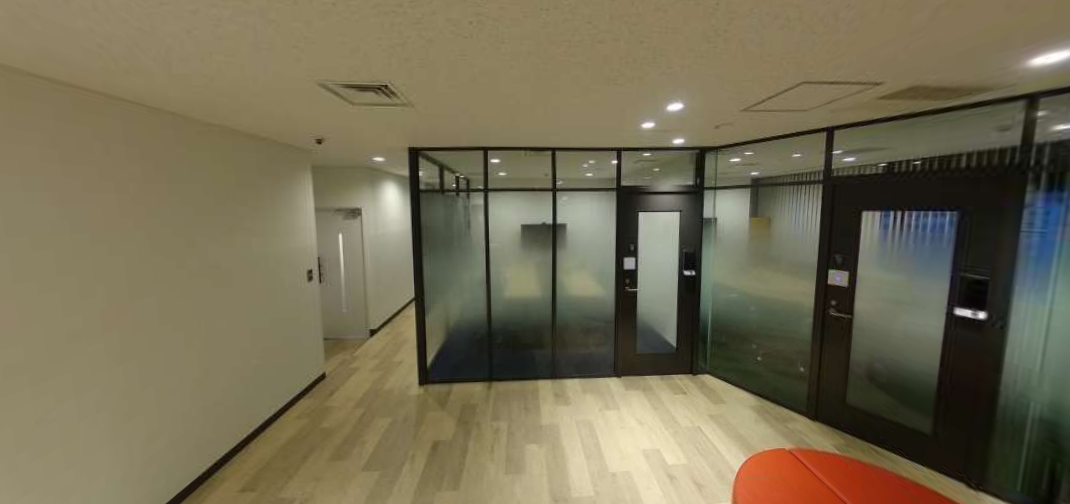
#> input picture saize/img/image4.png, 1070 x 504 px
$ python find_homo.py
#> lines starting #> are read from the running program, lines starting #| are printed output that depends on the picture; after the words box and inside, x2 and y2 are one past the last pixel; in counts of white or black regions, pixels touching at a corner belong together
### saize/utlis/clahe.py
import cv2
import numpy as np
from matplotlib import pyplot as plt

def apply_clahe_and_plot(image1, image2, clip_limit=4.0, tile_grid_size=(8, 8)):
    # CLAHEの作成
    clahe = cv2.createCLAHE(clipLimit=clip_limit, tileGridSize=tile_grid_size)

    # CLAHEを適用
    result1 = clahe.apply(image1)
    result2 = clahe.apply(image2)

    # [27 lines of commented-out code are left out]

    return result1, result2

### saize/utlis/show_image.py
import matplotlib.pyplot as plt
import cv2

def show_2Img(image1, image2, title):
    # 画像を表示
    plt.figure(figsize=(10, 5))

    # 画像1
    plt.subplot(1, 2, 1)
    plt.imshow(image1, cmap='gray')
    plt.title(f'{title} 1')
    plt.axis('off')

    # 画像2
    plt.subplot(1, 2, 2)
    plt.imshow(image2, cmap='gray')
    plt.title(f'{title} 2')
    plt.axis('off')

    plt.tight_layout()
    plt.show()

def show_1Img(image):
    cv2.imshow('image', image)
    cv2.waitKey(0)
    cv2.destroyAllWindows()

### saize/find_homo.py
import numpy as np
import cv2
from matplotlib import pyplot as plt
from utlis.show_image import show_1Img, show_2Img
from utlis.clahe import apply_clahe_and_plot

# ここではグレースケールにした画像から特徴量抽出をしている
# そのほかのエッジ検出などはしていない
# 透視変換後に


MIN_MATCH_COUNT = 10

# 画像を読み込む
image1 = cv2.imread(r'img/image4.png')
#> image1 is the input picture: shape (504, 1070, 3); mean B, G, R 83.7, 108.6, 116.6
image2 = cv2.imread(r'img/image3.png')
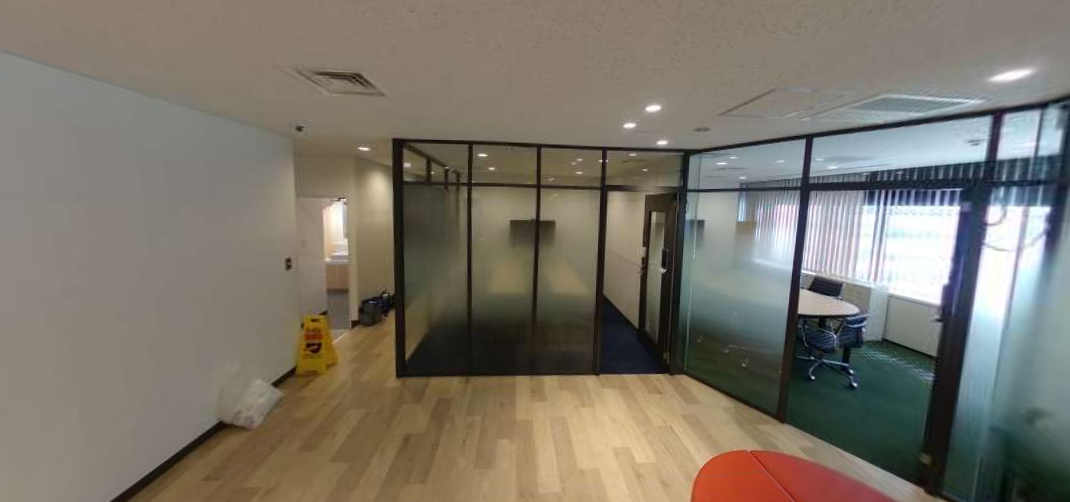
#> input picture saize/img/image3.png, 1070 x 502 px
#> image2 is the input picture: shape (502, 1070, 3); mean B, G, R 105.8, 117.3, 123.5

# リサイズ
h_1, w_1, _= image1.shape
#> h_1 = 504; w_1 = 1070
h_2, w_2, _= image2.shape
#> h_2 = 502; w_2 = 1070

# 縦、横サイズ、それぞれ小さい方を見つける
h_min = min(h_1, h_2)
#> h_min = 502
w_min = min(w_1, w_2)
#> w_min = 1070
image1 = image1[0:h_min, 0:w_min]
#> image1: shape (502, 1070, 3)
image2 = image2[0:h_min, 0:w_min]

# グレースケールに変換
img1 = cv2.cvtColor(image1, cv2.COLOR_BGR2GRAY)
img2 = cv2.cvtColor(image2, cv2.COLOR_BGR2GRAY)

# claheで明るさを揃える
img1_clahe , img2_clahe = apply_clahe_and_plot(img1, img2)
#> in apply_clahe_and_plot, `result1 = clahe.apply(image1)`:
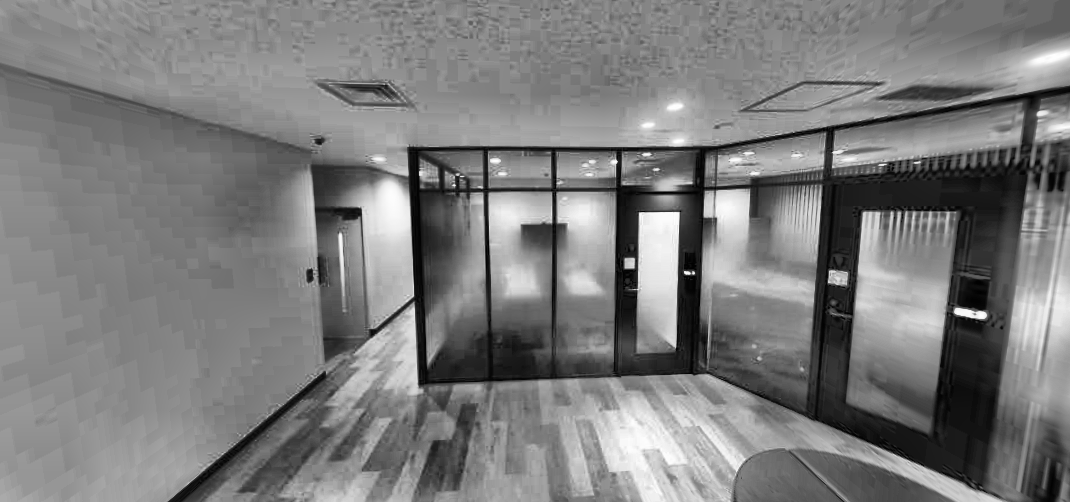
#> result1: shape (502, 1070); min 0, max 255, mean 124
#> in apply_clahe_and_plot, `result2 = clahe.apply(image2)`:
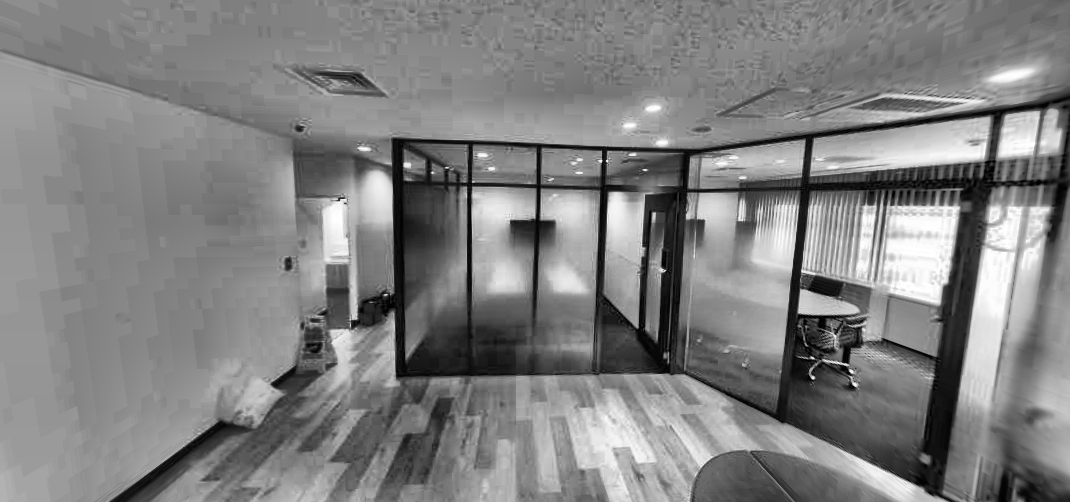
#> result2: shape (502, 1070); min 0, max 255, mean 128.7

sift = cv2.SIFT_create()

kp1, des1 = sift.detectAndCompute(img1_clahe, None)
#> kp1 = 1661 keypoints; strongest (x, y, size): (687, 273, 3.3), (981, 315, 6.6), (693, 273, 2.1), (629, 263, 6.9)
kp2, des2 = sift.detectAndCompute(img2_clahe, None)
#> kp2 = 1948 keypoints; strongest (x, y, size): (813, 377, 2.5), (845, 364, 2.2), (851, 371, 2.5), (855, 384, 2.9)

# 特徴量記述子のデータ型をfloat32に変換
des1 = des1.astype(np.float32)
des2 = des2.astype(np.float32)

FLANN_INDEX_KDTREE = 0
index_params = dict(algorithm = FLANN_INDEX_KDTREE, trees = 5)
search_params = dict(checks = 50)

flann = cv2.FlannBasedMatcher(index_params, search_params)

matches = flann.knnMatch(des1,des2,k=2)
#> matches = 1661 matches

# store all the good matches as per Lowe's ratio test.
good = []
for m,n in matches:
    if m.distance < 0.7*n.distance:
        good.append(m)
#> after the loop, good = 121 matches

if len(good)>MIN_MATCH_COUNT:
    src_pts = np.float32([ kp1[m.queryIdx].pt for m in good ]).reshape(-1,1,2)
#> src_pts = 121 rows, first 8: [225.9, 454], [252.7, 490.1], [326.5, 453.7], [337.2, 439.7], [339.2, 454.7], [346.7, 429.4], [353.3, 438.9], [371.4, 439.5]
    dst_pts = np.float32([ kp2[m.trainIdx].pt for m in good ]).reshape(-1,1,2)
#> dst_pts = 121 rows, first 8: [183.7, 448.7], [216.6, 478.8], [297, 443.1], [307.8, 429.9], [309.1, 445], [317.6, 421], [325.2, 429.6], [342.3, 431.6]

    M, mask = cv2.findHomography(dst_pts, src_pts, cv2.RANSAC,5.0)
#> M = [[0.987, 0.0612, 5.23], [-0.031, 0.998, 18.89], [-1.99e-05, 1.38e-05, 1]]; mask = 121 values, max 1 at index 2, min 0 at index 0, mean 0.769
    matchesMask = mask.ravel().tolist()
#> matchesMask has the same summary as mask

    h,w = img1.shape
#> h = 502; w = 1070
    pts = np.float32([ [0,0],[0,h-1],[w-1,h-1],[w-1,0] ]).reshape(-1,1,2)
    dst = cv2.perspectiveTransform(pts,M)
#> dst = [[5.23, 18.89], [35.66, 515.4], [1106.4, 492.9], [1082.9, -14.53]]

    #画面上に描画する関数
    # img2 = cv2.polylines(img2,[np.int32(dst)],True,255,3, cv2.LINE_AA)

    image2_transform = cv2.warpPerspective(img2_clahe, M, (w, h))
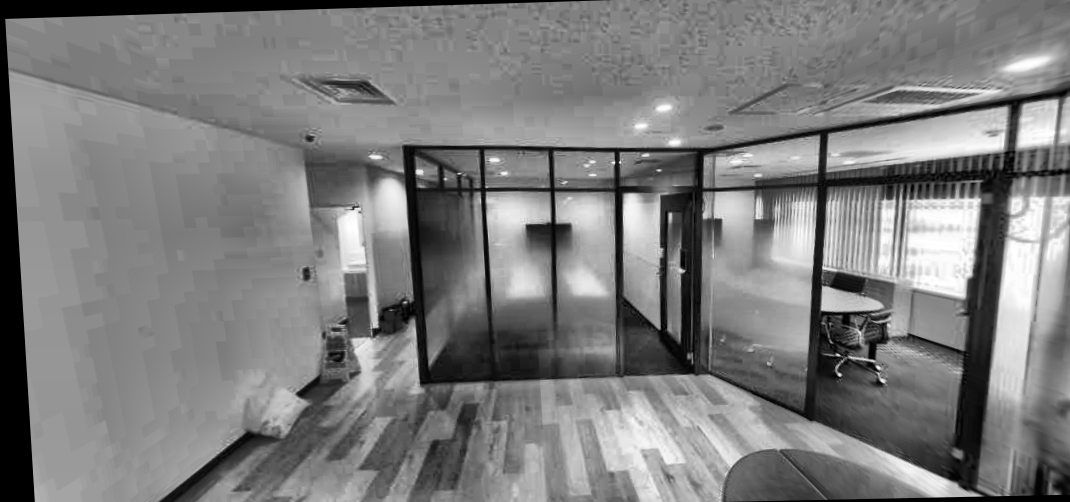
#> image2_transform: shape (502, 1070); min 0, max 255, mean 124.8

    #ノイズ
    image2_transform = cv2.GaussianBlur(image2_transform, (5,5), 0)
    show_1Img(image2_transform)


    # ---余白処理---
    #　ここに追加
    # image2_transform = cv2.addWeighted()


    # show_1Img(image2_transform)
    difference1 = cv2.absdiff(img1, img2)
    difference2 = cv2.absdiff(img1_clahe, image2_transform)
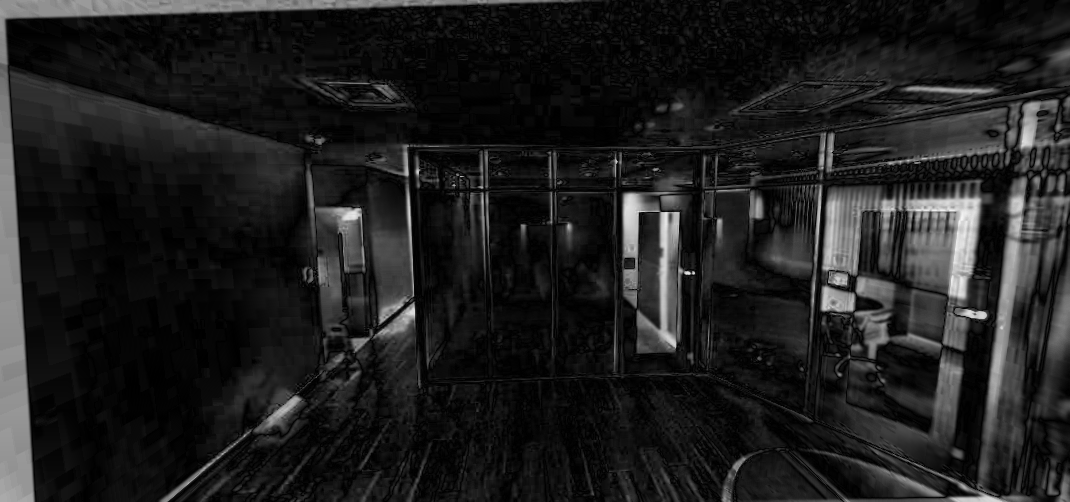
#> difference2: shape (502, 1070); min 0, max 245, mean 30.4
    show_2Img(difference1, difference2, 'difference')


else:
    print("Not enough matches are found - %d/%d" % (len(good),MIN_MATCH_COUNT))
    matchesMask = None

draw_params = dict(matchColor = (0,255,0), # draw matches in green color
                   singlePointColor = None,
                   matchesMask = matchesMask, # draw only inliers
                   flags = 2)
#> draw_params = 4 items


img3 = cv2.drawMatches(img1,kp1,img2,kp2,good,None,**draw_params)
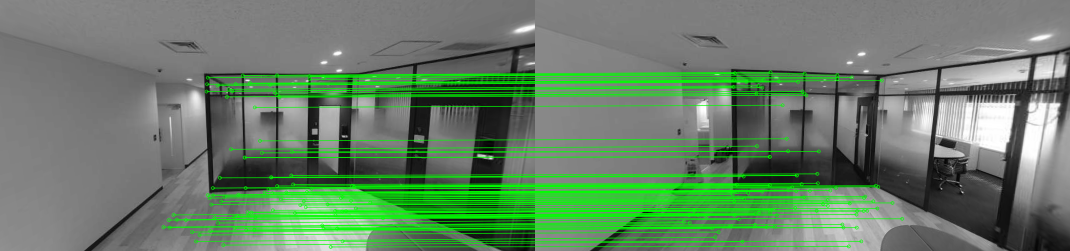
#> img3: shape (502, 2140, 3) (shown at 1/2 size); mean of channels 0, 1, 2 102.9, 128, 102.9; drawn as B, G, R

plt.imshow(img3, 'gray'),plt.show()

#小領域ごとに差分を計算する
block_size = 100

difference = np.zeros_like(img1_clahe)

# 小領域ごとに差分を計算する
for y in range(0, h_min, block_size):
    for x in range(0, w_min, block_size):
        block_h = min(block_size, h_min - y)
        block_w = min(block_size, w_min - x)

        block1 = img1_clahe[y:y+block_h, x:x+block_w]
        block2 = image2_transform[y:y+block_h, x:x+block_w]

        # 差分計算
        difference_block = cv2.absdiff(block1, block2)

        kernel = np.ones((3,3), np.uint8)
        difference_block_erode = cv2.erode(difference_block, kernel, iterations=1)
        difference_block_dilate = cv2.dilate(difference_block_erode, kernel, iterations=1)

        # 差分情報を差分画像に格納
        difference[y:y+block_h, x:x+block_w] = difference_block_dilate
        # if y == 0:
        #     show_1Img(difference)

show_1Img(difference)

_, thresh = cv2.threshold(difference, 70, 255, cv2.THRESH_BINARY)
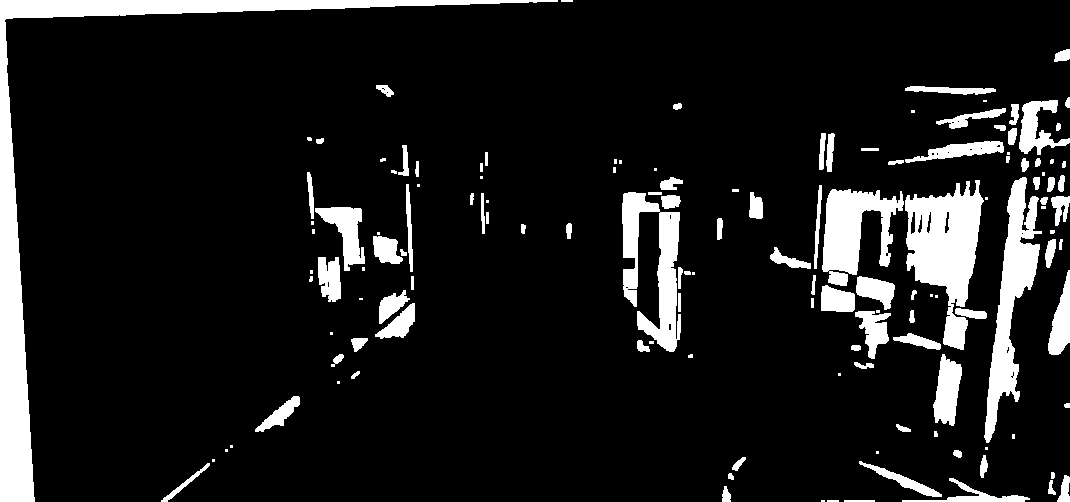
#> thresh: shape (502, 1070); 11.1% white; 138 white regions (40 under 20 px), largest, box (x1, y1, x2, y2) and area: (0, 0, 558, 502) 15400, (905, 180, 984, 350) 7141, (984, 177, 1042, 443) 5558

show_1Img(thresh)

# [8 lines of commented-out code are left out]
